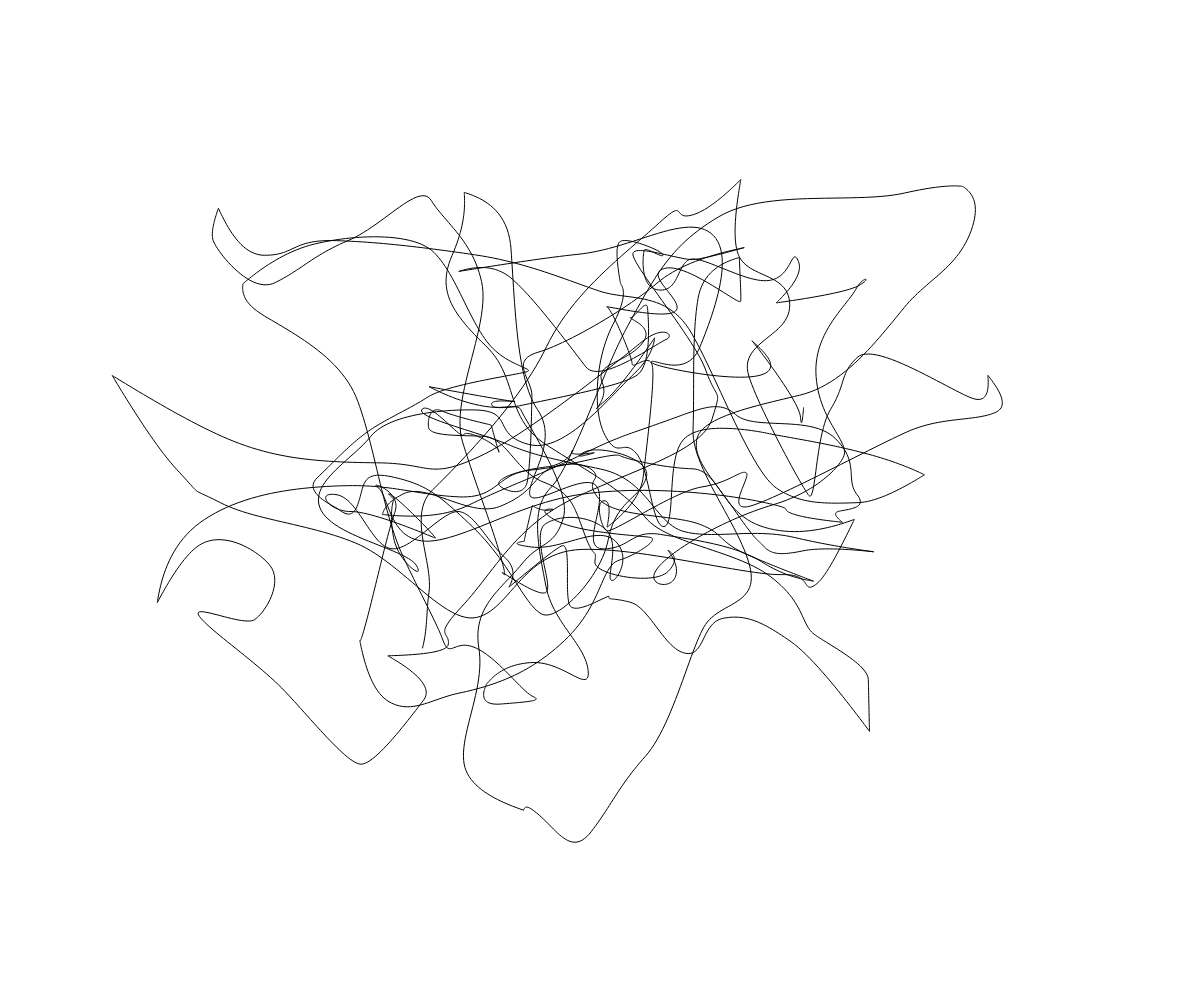
Frame 1 (no input)
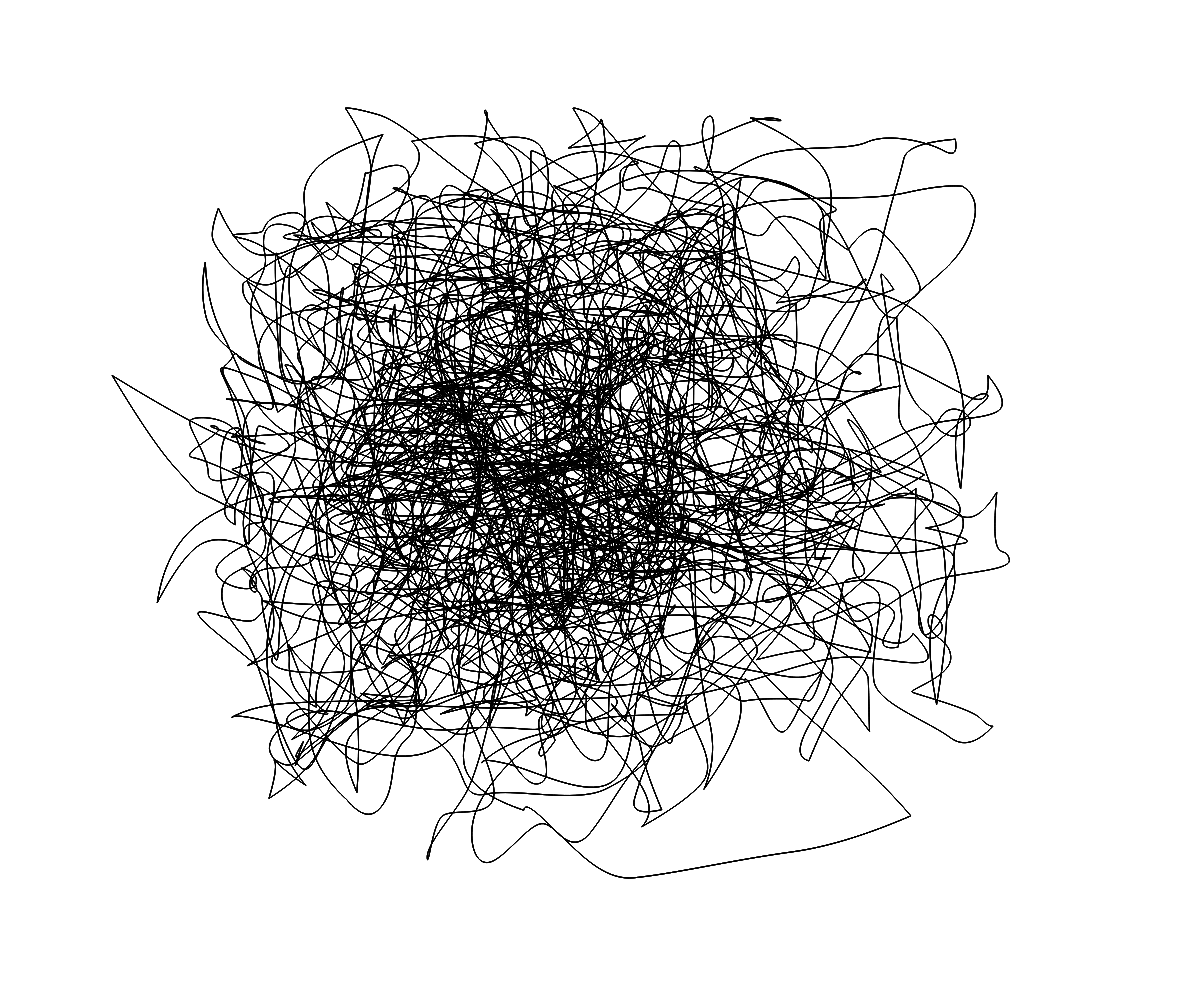
Frame 60 (no input)
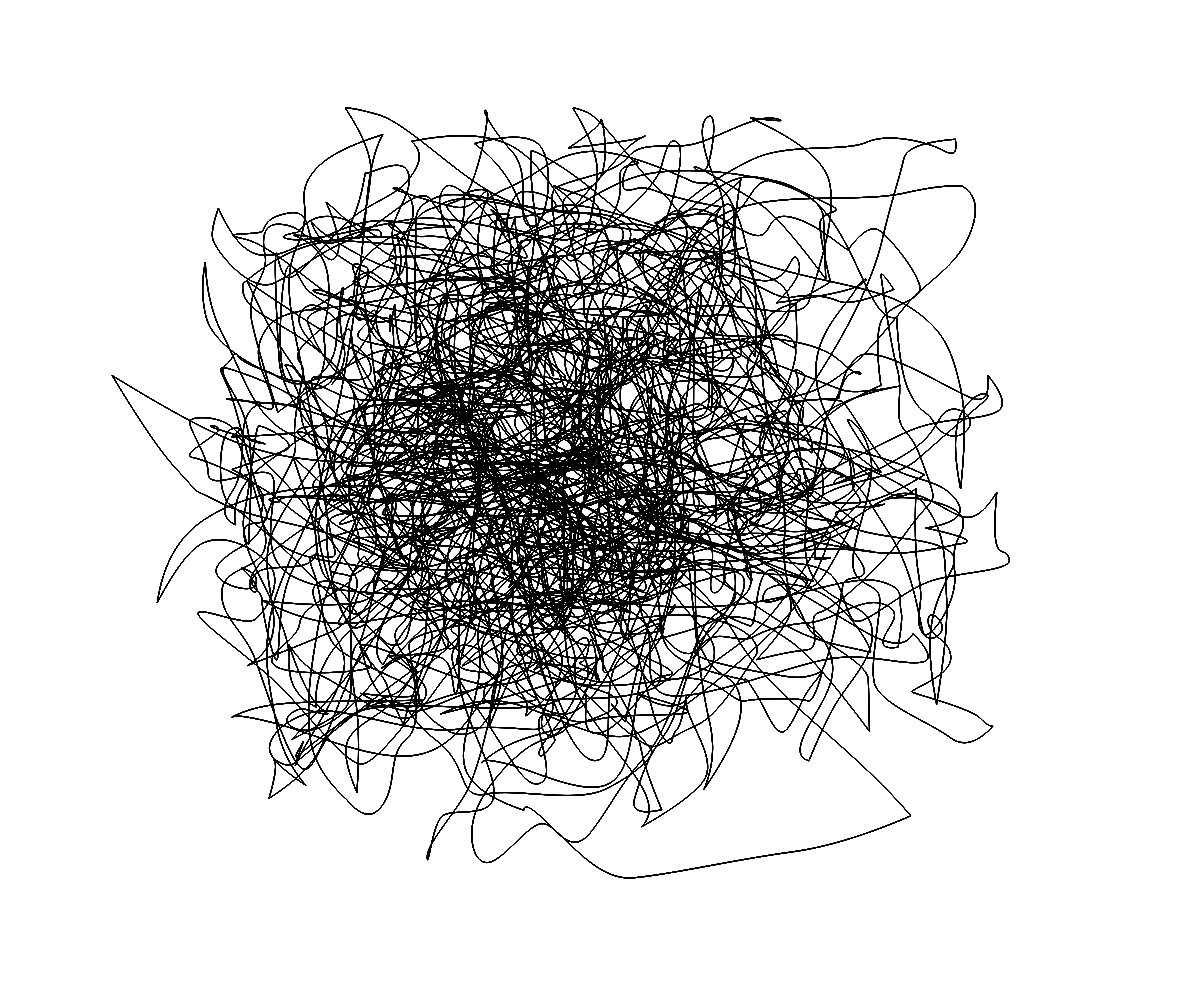
Frame 120 (the mouse pressed at the canvas centre since frame 60)

The p5.js sketch that drew these frames (run headless with seeded random() and noise() and a simulated clock; from frame 60 on, the mouse is pressed at the canvas centre):

// p5.js sketch
// ── sketch.js
const maxPoints = 10000;
let time = 0;
const noiseScale = .005;
const timeScale = .005;

function uniformNoise(x,y) {
  return (2*noise(x,y))-.5;
}

function setup() {
  createCanvas(innerWidth, innerHeight);
  noFill();
}

function draw() {
  // stroke(random(256),random(256),random(256));
  if(time>0) {
    time -= 3*timeScale;
  }
  const numPoints = floor(random(4,maxPoints+1));
  beginShape();
  for (let i=0;i<numPoints;i++) {
    curveVertex(noise(0,time)*width,noise(1,time)*height);
    time += timeScale;
  }
  endShape();
}
